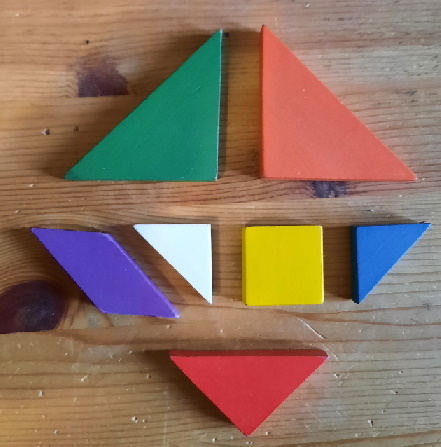
#> input picture Practicum/week 5/gekleurde blokjes (1).jpg, 441 x 447 px, found by its file name
$ python opdracht6-7.py
#> lines starting #> are read from the running program, lines starting #| are printed output that depends on the picture; after the words box and inside, x2 and y2 are one past the last pixel; in counts of white or black regions, pixels touching at a corner belong together
import cv2 as cv

img = cv.imread('Practicum\week 5\gekleurde blokjes (1).jpg')
#> img is the input picture: shape (447, 441, 3); mean B, G, R 96.4, 114.2, 139.9
img_hsv = cv.cvtColor(img,cv.COLOR_BGR2HSV)
#> img_hsv: shape (447, 441, 3); mean H, S, V 35.6, 115.7, 153.1
low = (170,100,127)
high = (180,255,255)

mask = cv.inRange(img_hsv,low,high)
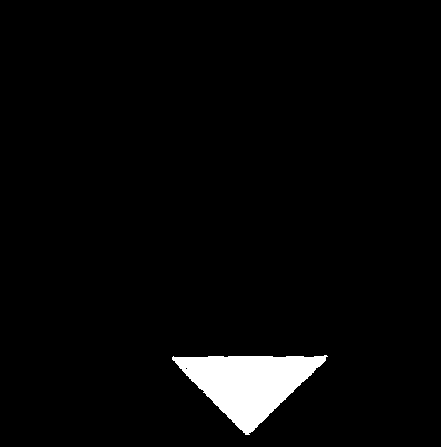
#> mask: shape (447, 441); 3.3% white; 1 white region

cv.imshow('Mask',mask)

cnts = cv.findContours(mask,cv.RETR_EXTERNAL, cv.CHAIN_APPROX_SIMPLE)
#> cnts = 1 contour; box (x1, y1, x2, y2) and area: (172, 355, 328, 435) 6281
cnts = cnts[0] if len(cnts) == 2 else cnts[1]

cv.drawContours(img,cnts,-1,(255,255,255))
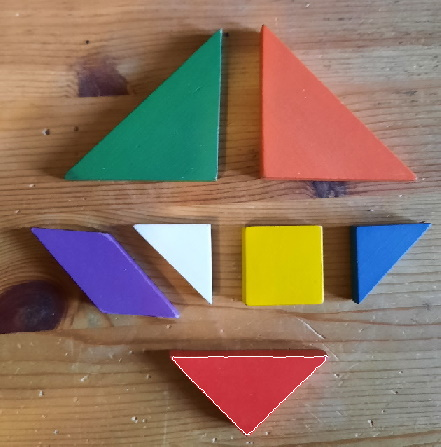
#> img: shape (447, 441, 3); 0.18% of pixels changed, all inside (x1, y1, x2, y2) = (172, 355, 328, 435)

cv.imshow('contouren',img)

cv.waitKey(0)

cv.destroyAllWindows()
